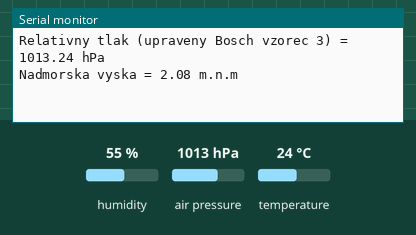
Recording of a sketch running on a simulated Arduino Uno, built with avr-gcc and run on an emulated ATmega328P. On the bench: the last lines printed to the serial monitor. The test bench sets the inputs (shaded band); at power-on: humidity 55 %, air pressure 1013 hPa, temperature 24 °C.

Above: at 1.2 s.
1.3 s: humidity set to 22 %
7.3 s: air pressure set to 952 hPa
At 10.8 s:
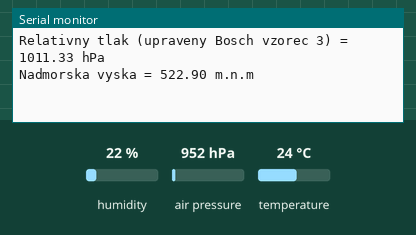
13.3 s: temperature set to 12 °C
At 20.6 s:
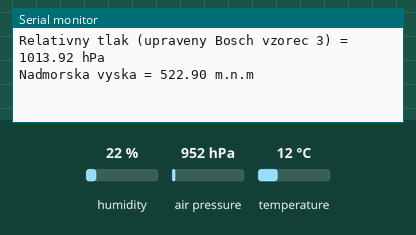

The sketch:

bme280_tester.ino
```cpp
#include <Adafruit_Sensor.h>
#include <Adafruit_BME280.h>
//#define BME280_ADRESA (0x77)
#define BME280_ADRESA (0x76)
Adafruit_BME280 bme;
void setup() {
  Serial.begin(115200);
  bme.begin(BME280_ADRESA);
}

void loop() {
  float teplota = bme.readTemperature();
  float tlak = bme.readPressure() / 100;
  float vlhkost = bme.readHumidity();
  float nadmorska_vyska = bme.readAltitude(1013.25);
  float tlak_hladina_mora = tlak / pow(1 - ((0.0065 * nadmorska_vyska) / (teplota + (0.0065 * nadmorska_vyska) + 273.15)), 5.257);
  float tlak_hladina_mora2 = tlak / pow(1.0 - nadmorska_vyska / 44330.0, 5.255);
  float tlak_hladina_mora3 = tlak / pow(1.0 - 0.0065 * nadmorska_vyska / (teplota + 273.15), 5.255);
  Serial.print("Teplota = ");
  Serial.print(teplota);
  Serial.println(" *C");

  Serial.print("Vlhkost = ");
  Serial.print(vlhkost);
  Serial.println(" %");

  Serial.print("Absolutny tlak = ");
  Serial.print(tlak);
  Serial.println(" hPa");

  //RELATIVNY TLAK --> prepocitany na hladinu mora bosch vzorcom
  Serial.print("Relativny tlak (origo Bosch vzorec) = ");
  Serial.print(tlak_hladina_mora);
  Serial.println(" hPa");

  Serial.print("Relativny tlak (upraveny Bosch vzorec 2 - najviac odpoveda skutocnosti z merani) = ");
  Serial.print(tlak_hladina_mora2);
  Serial.println(" hPa");

  Serial.print("Relativny tlak (upraveny Bosch vzorec 3) = ");
  Serial.print(tlak_hladina_mora3);
  Serial.println(" hPa");

  Serial.print("Nadmorska vyska = ");
  Serial.print(nadmorska_vyska); /* Adjusted to local forecast! */
  Serial.println(" m.n.m");

  Serial.println();
  delay(10000);
}
```

Measured:
- after the input at 7.3 s, the serial monitor: prints a new line after 2.7 s (image 1)
- after the input at 13.3 s, the serial monitor: prints a new line after 6.8 s (image 2)
